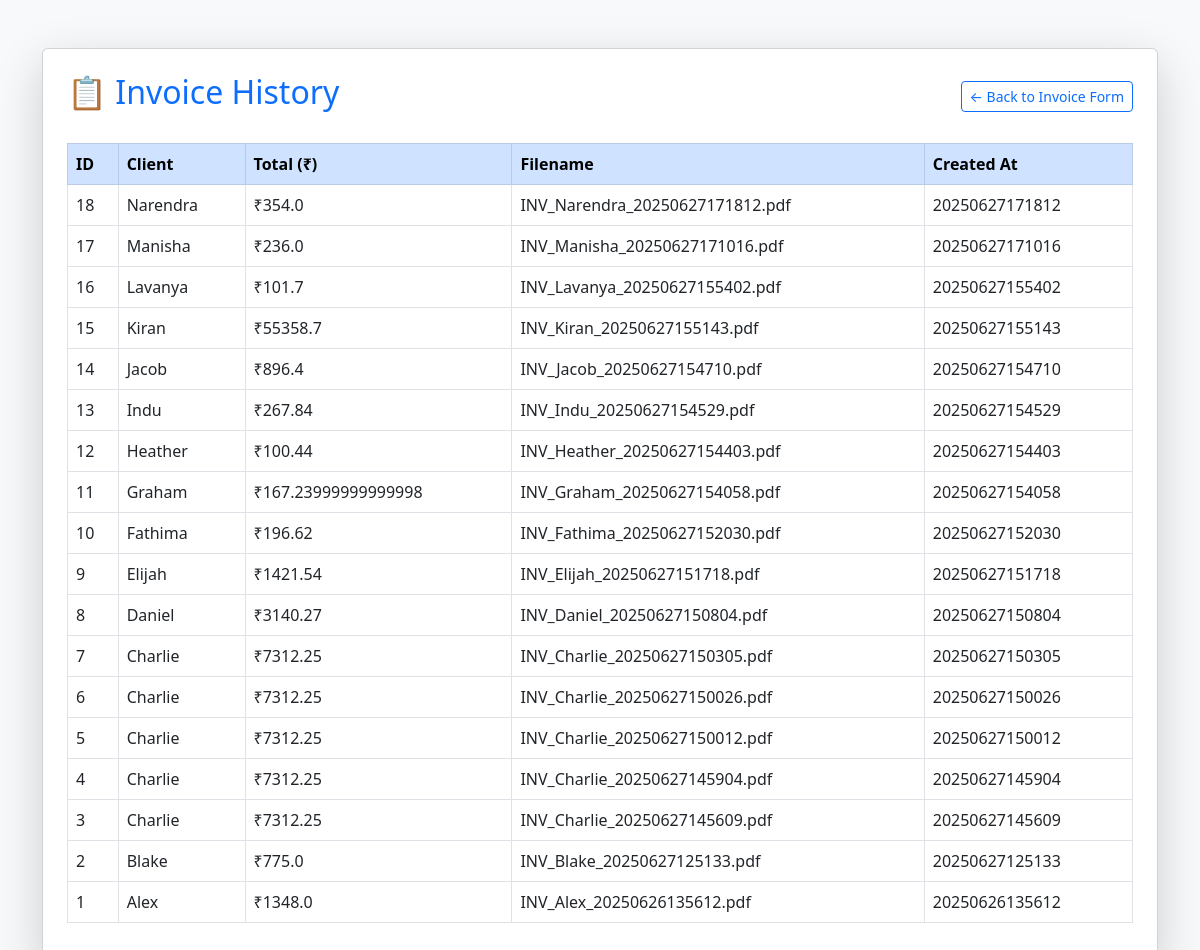
The app's page /history with its own data.
### tables this page shows
CREATE TABLE invoices (
    id INTEGER PRIMARY KEY AUTOINCREMENT,
    client TEXT NOT NULL,
    total REAL NOT NULL,
    filename TEXT NOT NULL,
    created_at TEXT NOT NULL
);

### app/routes.py (the view)
    @app.route('/history')
    def get_invoice_History():
        invoice_data = get_all_Invoices()
        return render_template('history.html', invoices = invoice_data)

### app/database.py (called while the page is built)
def get_all_Invoices():
    with sqlite3.connect(DATABASE_PATH) as conn:
        cursor = conn.execute(fetch_all_invoices_query)
        data = cursor.fetchall()
        return data

### templates/history.html (shortened to what this page needs)
<!DOCTYPE html>
<html lang="en">
<head>
  <link href="https://cdn.jsdelivr.net/npm/bootstrap@5.3.0/dist/css/bootstrap.min.css" rel="stylesheet">
</head>
<body class="bg-light">
  <div class="container py-5">
    <div class="card shadow-lg p-4">
      <div class="d-flex justify-content-between align-items-center mb-4">
        <h2 class="text-primary">📋 Invoice History</h2>
        <a href="/" class="btn btn-outline-primary btn-sm">← Back to Invoice Form</a>
      </div>
      <div class="table-responsive">
        <table class="table table-bordered table-hover">
          <thead class="table-primary">
            <tr>
              <th scope="col">ID</th>
              <th scope="col">Client</th>
              <th scope="col">Total (₹)</th>
              <th scope="col">Filename</th>
              <th scope="col">Created At</th>
            </tr>
          </thead>
          <tbody>
            {% for invoice in invoices %}
            <tr>
              <td>{{ invoice[0] }}</td>
              <td>{{ invoice[1] }}</td>
              <td>₹{{ invoice[2] }}</td>
              <td>{{ invoice[3] }}</td>
              <td>{{ invoice[4] }}</td>
            </tr>
            {% endfor %}
          </tbody>
        </table>
      </div>
    </div>
  </div>
</body>
</html>

### records on screen
invoices: id "18", client "Narendra", total "354.0", filename "INV_Narendra_20250627171812.pdf", created_at "20250627171812"
invoices: id "17", client "Manisha", total "236.0", filename "INV_Manisha_20250627171016.pdf", created_at "20250627171016"
invoices: id "16", client "Lavanya", total "101.7", filename "INV_Lavanya_20250627155402.pdf", created_at "20250627155402"
invoices: id "15", client "Kiran", total "55358.7", filename "INV_Kiran_20250627155143.pdf", created_at "20250627155143"
invoices: id "14", client "Jacob", total "896.4", filename "INV_Jacob_20250627154710.pdf", created_at "20250627154710"
invoices: id "13", client "Indu", total "267.84", filename "INV_Indu_20250627154529.pdf", created_at "20250627154529"
invoices: id "12", client "Heather", total "100.44", filename "INV_Heather_20250627154403.pdf", created_at "20250627154403"
invoices: id "11", client "Graham", total "167.23999999999998", filename "INV_Graham_20250627154058.pdf", created_at "20250627154058"
invoices: id "10", client "Fathima", total "196.62", filename "INV_Fathima_20250627152030.pdf", created_at "20250627152030"
invoices: id "9", client "Elijah", total "1421.54", filename "INV_Elijah_20250627151718.pdf", created_at "20250627151718"
invoices: id "8", client "Daniel", total "3140.27", filename "INV_Daniel_20250627150804.pdf", created_at "20250627150804"
invoices: id "7", client "Charlie", total "7312.25", filename "INV_Charlie_20250627150305.pdf", created_at "20250627150305"
invoices: id "6", client "Charlie", total "7312.25", filename "INV_Charlie_20250627150026.pdf", created_at "20250627150026"
invoices: id "5", client "Charlie", total "7312.25", filename "INV_Charlie_20250627150012.pdf", created_at "20250627150012"
invoices: id "4", client "Charlie", total "7312.25", filename "INV_Charlie_20250627145904.pdf", created_at "20250627145904"
invoices: id "3", client "Charlie", total "7312.25", filename "INV_Charlie_20250627145609.pdf", created_at "20250627145609"
invoices: id "2", client "Blake", total "775.0", filename "INV_Blake_20250627125133.pdf", created_at "20250627125133"
invoices: id "1", client "Alex", total "1348.0", filename "INV_Alex_20250626135612.pdf", created_at "20250626135612"
